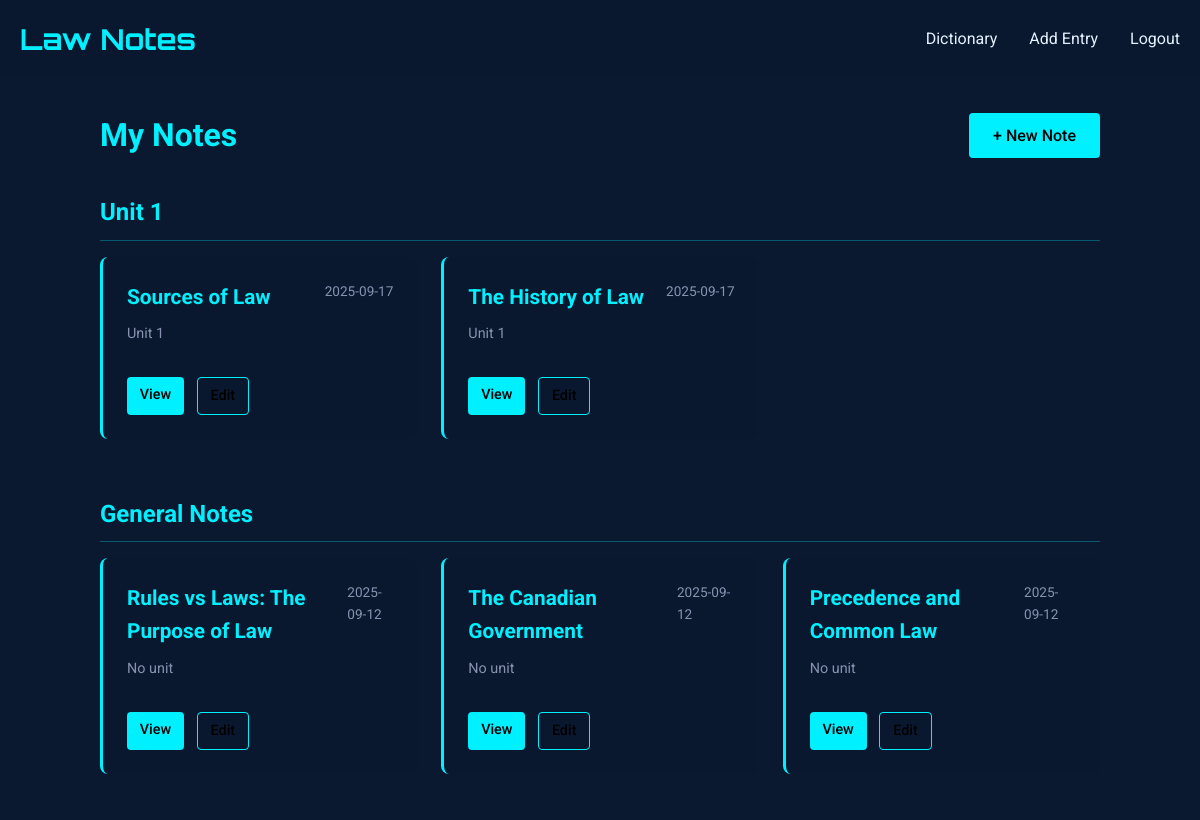
The app's page /notes (signed in, upper part), older data.
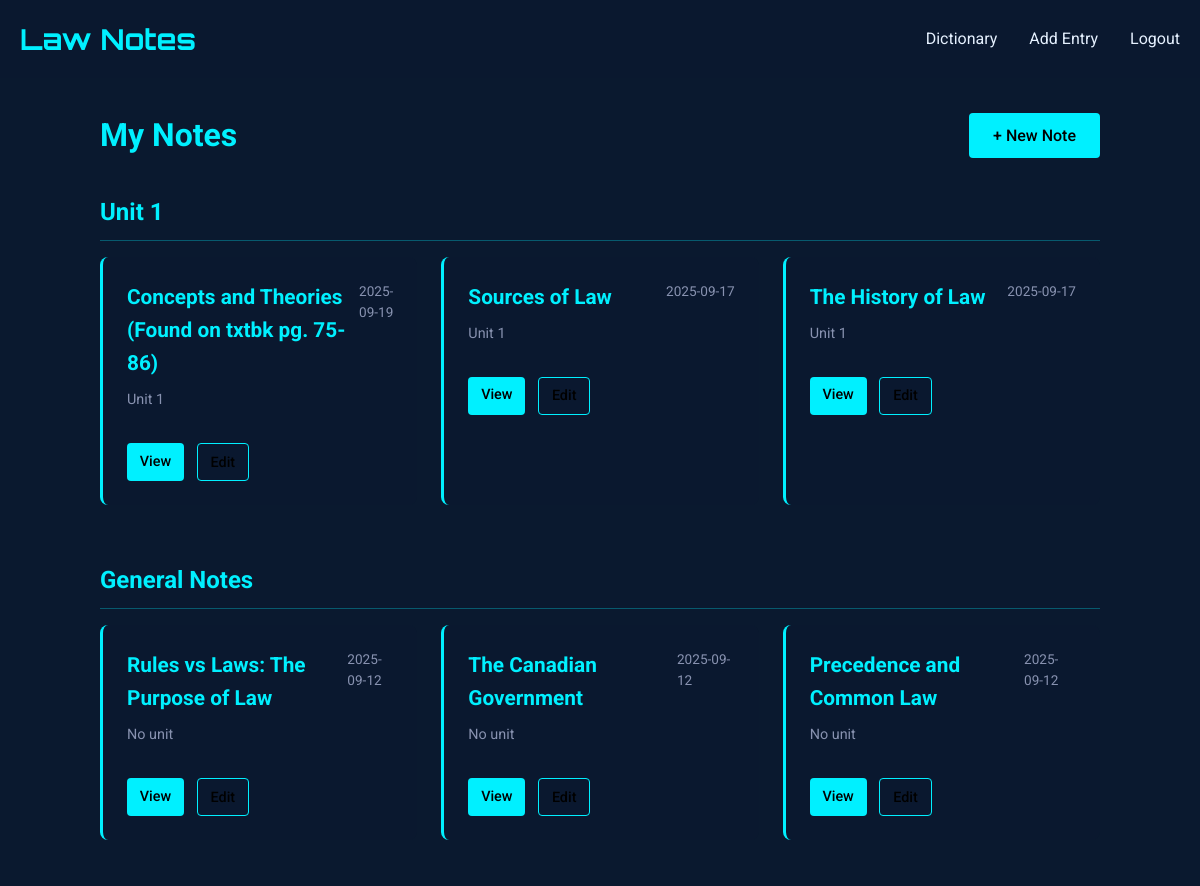
The same page, newer data.
### tables this page shows
CREATE TABLE notes (
    id INTEGER PRIMARY KEY AUTOINCREMENT,
    title TEXT NOT NULL,                -- short title for the note
    content TEXT NOT NULL,              -- the full note text
    unit_number INTEGER,                -- optional: to group with course units
    tags TEXT,                          -- comma-separated or JSON for filtering/search
    related_entries TEXT,               -- store glossary ids (e.g., "1,4,5") for cross-linking
    created_at TIMESTAMP DEFAULT CURRENT_TIMESTAMP,
    last_updated TIMESTAMP DEFAULT CURRENT_TIMESTAMP,
    views INTEGER DEFAULT 0,            -- track popularity
    is_favorite BOOLEAN DEFAULT 0,      -- quick flag for starred notes
    comments TEXT                       -- optional: your own thoughts or annotations
);

### notes_routes.py (the view)
@notes_bp.route('')
def index():
    if not session.get("name"):
        return redirect("/auth/login")
    db = SQL("sqlite:///notes.db")
    notes = db.execute("""
        SELECT id, title, unit_number,
               strftime('%Y-%m-%d', created_at) as created_date,
               strftime('%Y-%m-%d', last_updated) as last_updated,
               is_favorite
        FROM notes
        ORDER BY last_updated DESC
    """)
    notes_by_unit = {}
    for note in notes:
        unit = note.get('unit_number', 'Ungrouped')
        if unit not in notes_by_unit:
            notes_by_unit[unit] = []
        notes_by_unit[unit].append(note)
    return render_template('notes/index.html',
                         notes_by_unit=notes_by_unit)

### sql.py (called while the page is built)
def _enable_logging(f):
    import logging
    import functools
    import os
    @functools.wraps(f)
    def decorator(*args, **kwargs):
        try:
            import flask
        except ModuleNotFoundError:
            return f(*args, **kwargs)
        disabled = logging.getLogger("cs50").disabled
        if flask.current_app and os.getenv("FLASK_ENV") == "development":
            logging.getLogger("cs50").disabled = False
        try:
            return f(*args, **kwargs)
        finally:
            logging.getLogger("cs50").disabled = disabled
    return decorator

    def __del__(self):
        self._disconnect()

    def _disconnect(self):
        if hasattr(_data, self._name()):
            getattr(_data, self._name()).close()
            delattr(_data, self._name())

    def _name(self):
        return str(hash(self))

        def connect(dbapi_connection, connection_record):
            try:
                if isinstance(
                    dbapi_connection, sqlite3.Connection
                ):  # If back end is sqlite
                    cursor = dbapi_connection.cursor()
                    cursor.execute("PRAGMA foreign_keys=ON")
                    cursor.close()
            except:
                pass

### templates/notes/index.html (shortened to what this page needs)
{% extends "notes/base.html" %}
{% block content %}
<div class="container" style="max-width: 1000px; margin: 0 auto;">
    <div style="display: flex; justify-content: space-between; align-items: center; margin-bottom: 2rem;">
        <h1 style="color: var(--primary); margin: 0;">
            My Notes
        </h1>
        <a href="{{ url_for('notes.add_note') }}" class="btn" style="background: var(--primary); color: #000; text-decoration: none;">
            + New Note
        </a>
    </div>
    {% if not notes_by_unit %}
        <div class="card" style="background: rgba(10, 25, 47, 0.7); padding: 2rem; text-align: center;">
            <p style="color: #8892b0; margin: 0;">
                You don't have any notes yet. <a href="{{ url_for('notes.add_note') }}" style="color: var(--primary);">Create your first note</a> to get started.
            </p>
        </div>
    {% else %}
        {% for unit, notes in notes_by_unit.items() %}
            <h2 class="unit-header">
                {% if unit %}
                    Unit {{ unit }}
                {% else %}
                    General Notes
                {% endif %}
            </h2>
            <div class="notes-grid" style="display: grid; grid-template-columns: repeat(auto-fill, minmax(300px, 1fr)); gap: 1.5rem;">
                {% for note in notes %}
                    <div class="note-card">
                        <div style="display: flex; justify-content: space-between; align-items: flex-start;">
                            <h3 class="note-title">
                                {{ note.title }}
                            </h3>
                            <span class="note-date" style="color: #8892b0; font-size: 0.85rem;">
                                {{ note.last_updated or note.created_date }}
                            </span>
                        </div>
                        <div class="note-meta">
                            {% if note.unit_number %}
                                <span>Unit {{ note.unit_number }}</span>
                            {% else %}
                                <span>No unit</span>
                            {% endif %}
                        </div>
                        <div class="note-actions">
                            <a href="{{ url_for('notes.view_note', note_id=note.id) }}" class="btn" style="padding: 0.4rem 0.8rem; font-size: 0.9rem;">
                                View
                            </a>
                            <a href="{{ url_for('notes.edit_note', note_id=note.id) }}" class="btn" style="padding: 0.4rem 0.8rem; font-size: 0.9rem; background: transparent; border: 1px solid var(--primary);">
                                Edit
                            </a>
                        </div>
                    </div>
                {% endfor %}
            </div>
        {% endfor %}
    {% endif %}
</div>
{% endblock %}

### templates/notes/base.html (shortened to what this page needs)
{% extends "dictionary/base.html" %}

### templates/dictionary/base.html (shortened to what this page needs)
<!DOCTYPE html>
<html lang="en">
<head>
</head>
<body>
    <header>
        <div class="container">
            <div class="header-content">
                <a href="{{ url_for('dictionary.index') }}" class="logo">Law Notes</a>
                <nav class="nav-links">
                    <a href="{{ url_for('dictionary.index') }}" class="nav-link">Dictionary</a>
                    {% if session.get("name") %}
                    <a href="{{ url_for('dictionary.add_entry') }}" class="nav-link">Add Entry</a>
                    <a href="/auth/logout" class="nav-link">Logout</a>
                    {% endif %}
                </nav>
            </div>
        </div>
    </header>
    <main class="container" style="padding: 2rem 0;">
        {% block content %}{% endblock %}
    </main>
</body>
</html>

### templates/dictionary/base.html (style rules this page uses)
:root { --primary: #00f0ff; --bg-dark: #0a192f; --text: #e6f1ff; --success: #2ecc71; --error: #e74c3c; }
body { font-family: 'Roboto', sans-serif; background-color: var(--bg-dark); color: var(--text); line-height: 1.6; margin: 0; padding: 0; }
.container { max-width: 1200px; margin: 0 auto; padding: 0 20px; }
header { background: rgba(10, 25, 47, 0.9); padding: 1rem 0; }
.header-content { display: flex; justify-content: space-between; align-items: center; }
.logo { font-family: 'Orbitron', sans-serif; font-size: 1.8rem; color: var(--primary); text-decoration: none; font-weight: 700; }
.nav-links { display: flex; gap: 2rem; }
.nav-link { color: var(--text); text-decoration: none; transition: color 0.3s; }
.btn { display: inline-block; padding: 0.6rem 1.5rem; background: var(--primary); color: #000; border: none; border-radius: 4px; cursor: pointer; text-decoration: none; font-weight: 500; transition: all 0.3s; }

### templates/notes/base.html (style rules this page uses)
.note-card { background: rgba(10, 25, 47, 0.7); border-radius: 8px; padding: 1.5rem; margin-bottom: 1.5rem; transition: transform 0.3s, box-shadow 0.3s; border-left: 3px solid var(--primary); }
.note-title { color: var(--primary); margin-top: 0; margin-bottom: 0.5rem; font-size: 1.3rem; }
.note-meta { display: flex; justify-content: space-between; color: #8892b0; font-size: 0.9rem; margin-bottom: 1rem; }
.note-actions { display: flex; gap: 0.8rem; margin-top: 1rem; }
.unit-header { color: var(--primary); margin: 2rem 0 1rem; padding-bottom: 0.5rem; border-bottom: 1px solid rgba(0, 240, 255, 0.3); }

Row changes from the older to the newer data that the page shows:
added notes: title "Concepts and Theories (Found on txtbk pg. 75-86)", last_updated "2025-09-19", unit_number "1"
